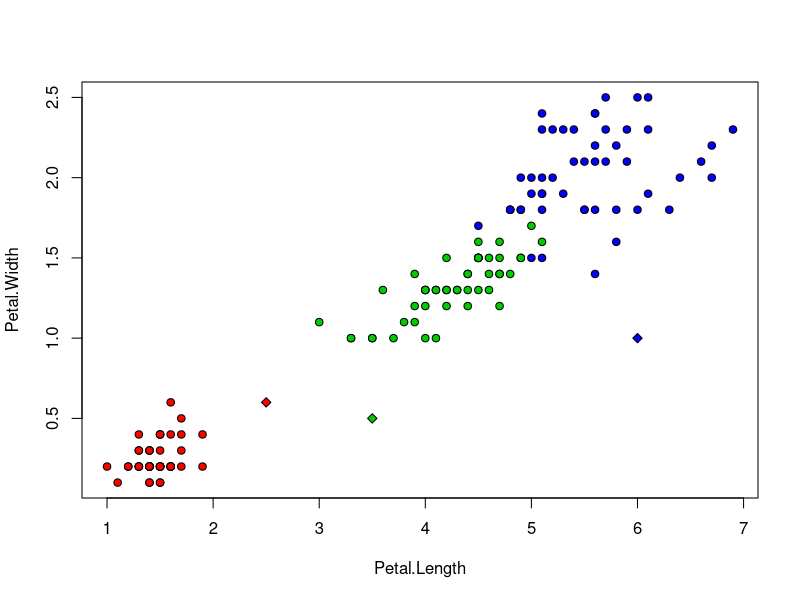

R code for this plot:
plotIris <- function(d1=3, d2=4)plot(iris[, d1:d2], pch = 21, bg = colors[iris$Species])

eDist <- function(u, v) sqrt(sum((u - v)^2))

FNN <- function(x,z){
  m <- dim(x)[1]
  d <- matrix(NA, m, 2)
  for (i in m:1)  d[i,] <- c(i, eDist(x[i,1:2], z))
  return (x[order(d[,2])[1],3]);
}

plotFNN <- function(z1,z2,x=iris[,3:5])
  points(z1, z2, pch = 23, bg = colors[FNN(x,c(z1,z2))], asp = 6)

colors <- c("setosa" = "red", "versicolor" = "green3", "virginica" = "blue")
plotIris()
plotFNN(3.5,0.5)
plotFNN(2.5,0.6)
plotFNN(6,1)
